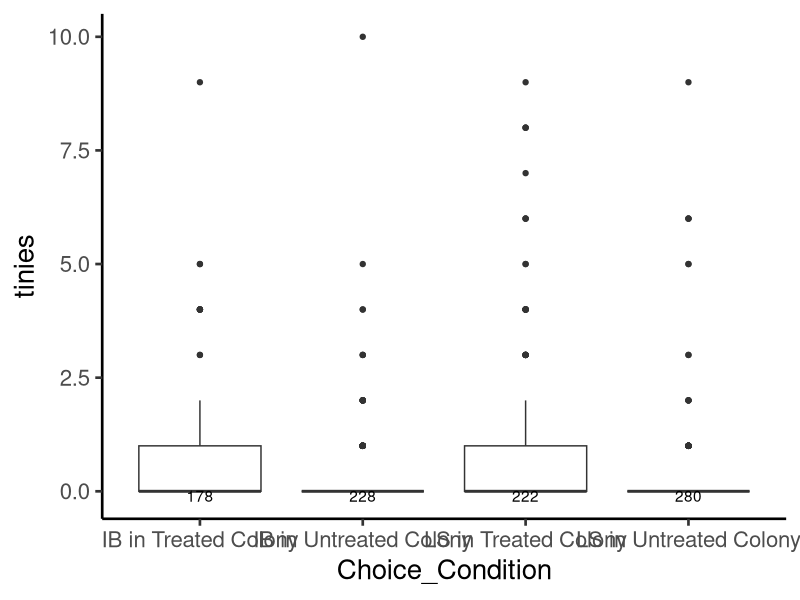
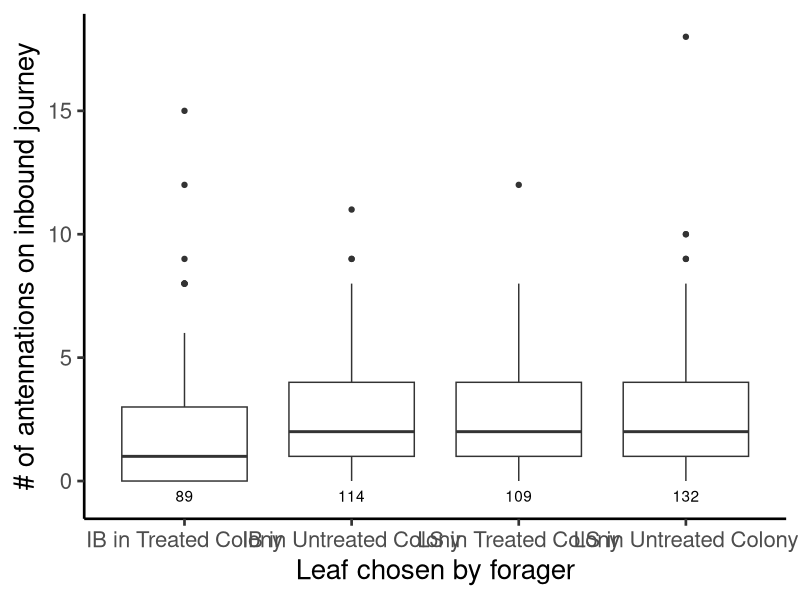
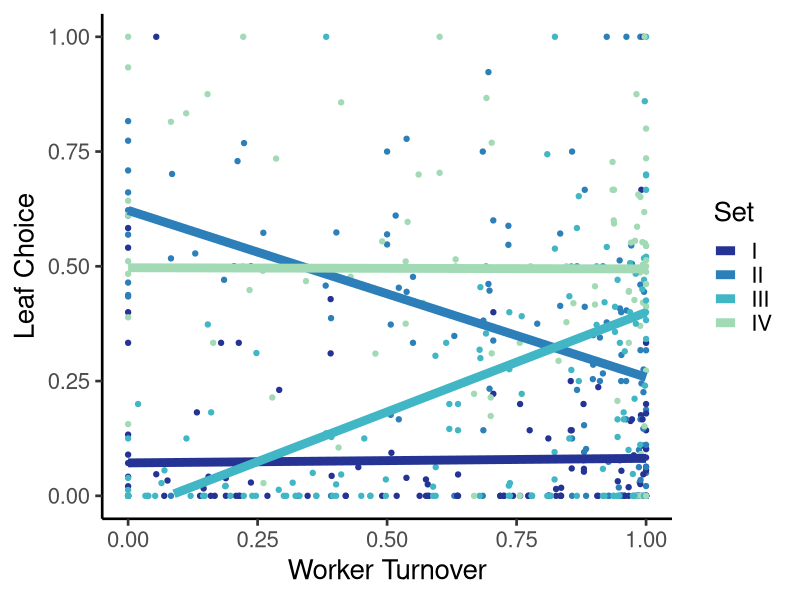
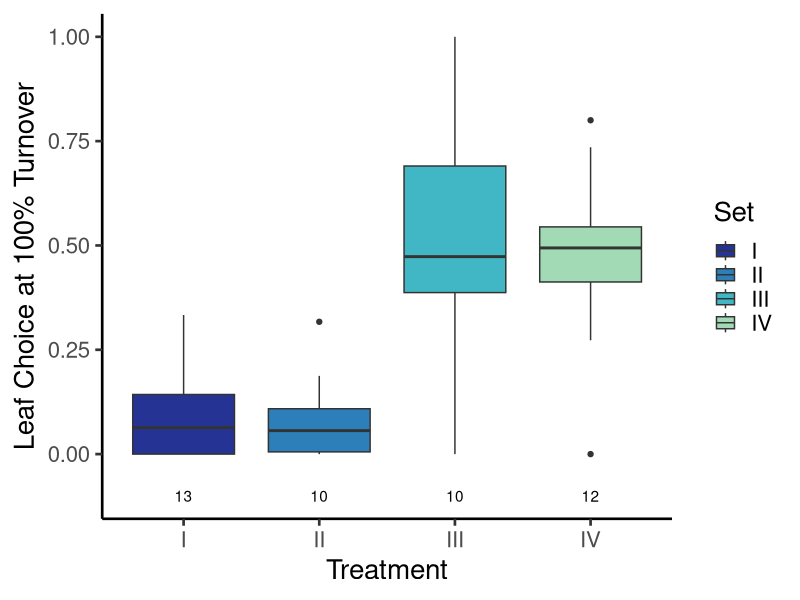
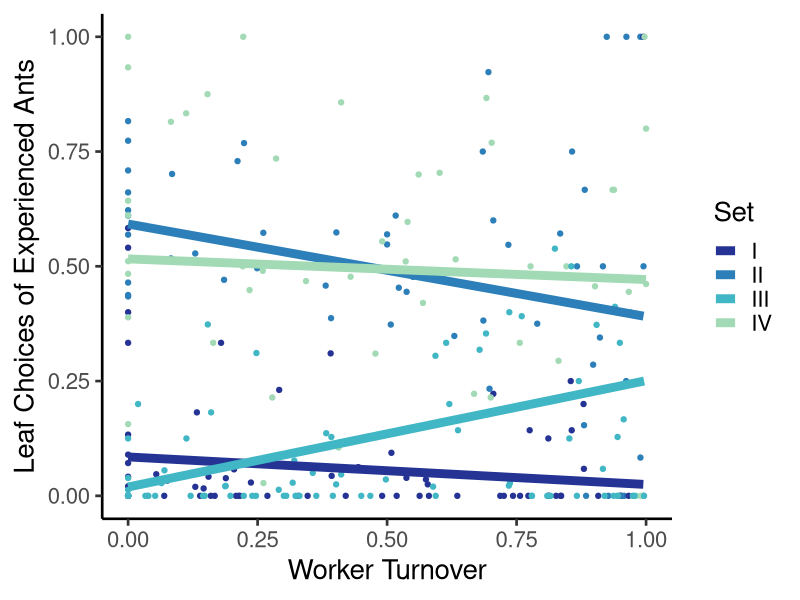
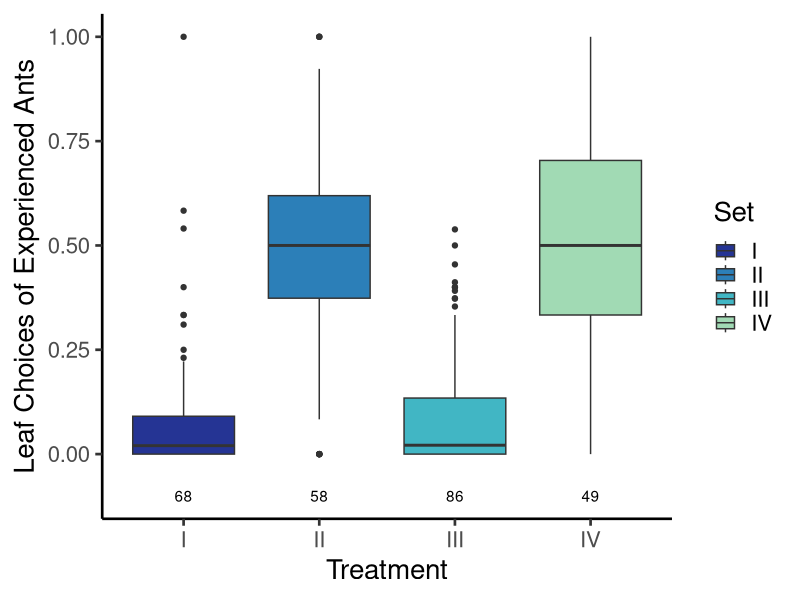
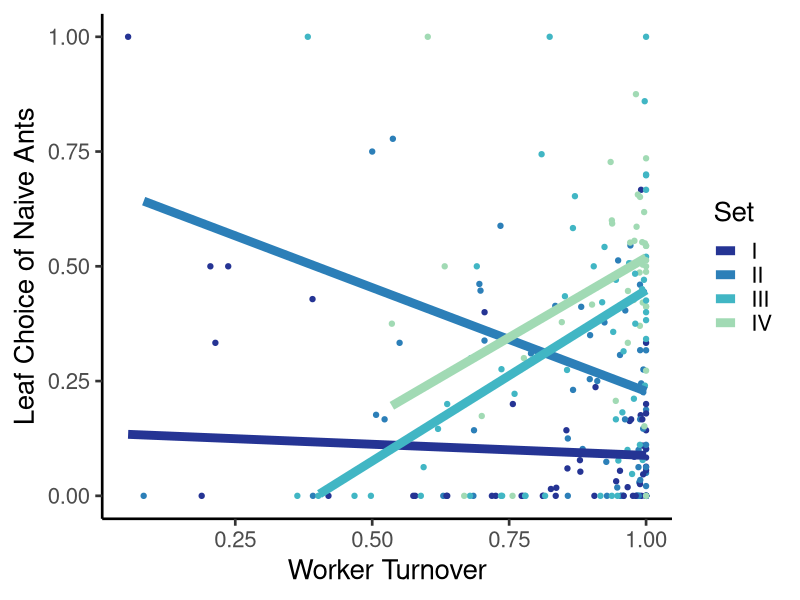
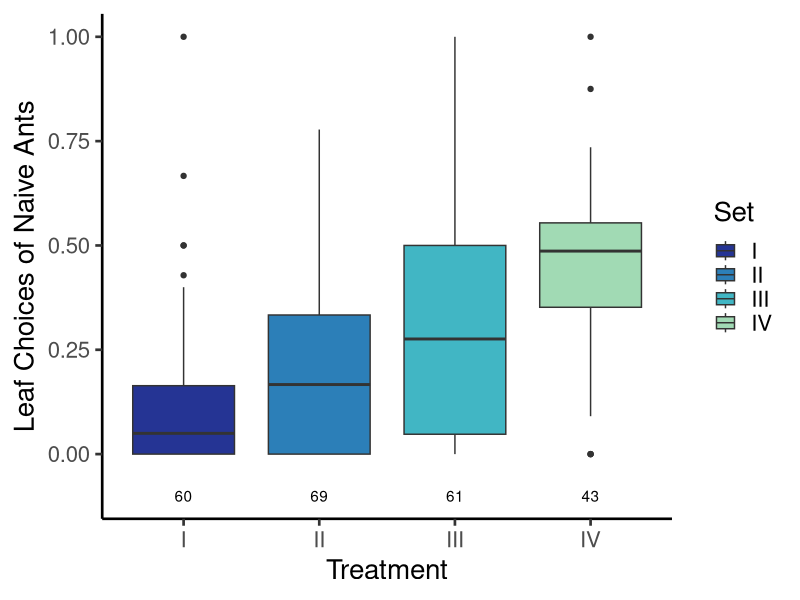

Generate these figures, in order, with R: (Note: this script raises an error after producing the figures.)
setwd("C:/Users/hanna/Documents/Dissertation/Collective Memory paper for BEAS/Data analysis")
allTreatments_glmm <- read.csv(file = "colmemory18June.csv", header = TRUE, sep = ',')
head(allTreatments_glmm)

library(ggplot2)
library(tidyr)
library(dplyr)
library(lme4)
library(emmeans)

#Remove Set V (both leaf types removed with forceps) for main analysis
allTreatments_glmm%>%
  filter(Set!= "V")-> no_double_glmm

# Create 2 datasets for time points when naive ants are 80-99% and 100% of their colonies, respectively
turnover80_99<-filter(no_double_glmm, Prop.new>0.799 & Prop.new<1.0)
turnover100<-filter(no_double_glmm, Prop.new == 1.0)

# Do cycloheximide treated colonies still take fewer leaves of the previously treated type when all experienced ants are dead?
mod100<- glmer.nb(PT_taken~
                    Treatment+
                    Leaf_removal+
                    offset(ln_LeavesTaken)+
                    (1|Week)+
                    (1|Colony)+
                    (1|Experimental_leaf)+
                    (1|Queen), data = turnover100)
summary(mod100)
## No effect of cycloheximide, but there is an effect of leaf removal pattern

# Do cycloheximide treated colonies still take fewer leaves of the previously treated type when colonies are 80-99% naive ants?
mod80_99.new<- glmer.nb(PT_taken~
                      Treatment+
                      Leaf_removal+
                      offset(ln_LeavesTaken)+
                      (1|Week)+
                      (1|Colony)+
                        (1|Experimental_leaf)+
                      (1|Queen), data = filter(turnover80_99, Agegroup=="new"))
summary(mod80_99.new)


turnover80_99n<-filter(turnover80_99, Agegroup=="new")
summary(turnover80_99n$PT_taken)
emmeans(mod80_99.new, "Treatment", type="response")
emmeans(mod80_99.new, "Leaf_removal", type="response")
# Yes, memory retained when colonies are 80-99% naive ants

mod80_99.old<- glmer.nb(PT_taken~
                          Treatment+
                          Leaf_removal+
                          offset(ln_LeavesTaken)+
                          (1|Week)+
                          (1|Colony)+
                          (1|Experimental_leaf)+
                          (1|Queen), data = filter(turnover80_99, Agegroup=="old"))
summary(mod80_99.old)

turnover80_99o<-filter(turnover80_99, Agegroup=="old")
summary(turnover80_99o$PT_taken)
emmeans(mod80_99.old, "Treatment", type="response")
emmeans(mod80_99.old, "Leaf_removal", type="response")

##Overall, are do colonies remember cycloheximide treatment (Treatment)? Do they relearn that prev treated leaf type is beneficial when they can incorporate it (Leaf_removal)?
mod.all <- glmer.nb(PT_taken~
                      Treatment+
                      Leaf_removal+
                      offset(ln_LeavesTaken)+
                      (1|Week)+
                      (1|Colony)+
                      (1|Experimental_leaf)+
                      (1|Queen), data = no_double_glmm)
summary(mod.all)
emmeans(mod.all, "Treatment", type="response")
emmeans(mod.all, "Leaf_removal", type="response")

##Overall, are do naive ants conform to preferences of experienced nestmates (Treatment)? Do they relearn that prev treated leaf type is beneficial when they can incorporate it (Leaf_removal)?
mod.new <- glmer.nb(PT_taken~
                      Treatment+
                      Leaf_removal+
                      offset(ln_LeavesTaken)+
                      (1|Week)+
                      (1| Colony)+
                      (1|Experimental_leaf)+
                      (1|Queen), data = filter(no_double_glmm, Agegroup=="new"))
summary(mod.new)
emmeans(mod.new, "Treatment", by="Leaf_removal", type="response")

##Overall, are do experienced ants remember cycloheximide treatment (Treatment)? Do they relearn that prev treated leaf type is beneficial when they can incorporate it (Leaf_removal)?
mod.old <- glmer.nb(PT_taken~
                      Treatment+
                      Leaf_removal+
                      offset(ln_LeavesTaken)+ 
                      (1|Week)+
                      (1| Colony)+
                      (1|Experimental_leaf)+
                      (1|Queen), data = filter(no_double_glmm, Agegroup=="old"))
summary(mod.old)
emmeans(mod.old, "Treatment", by="Leaf_removal", type="response")



####### Calculate the effect of past leaf incorporation on leaf choice
mergeEorN1 <- read.csv(file = "mergeEorN1.csv", header = TRUE, sep = ',')
leaves_incorp <- read.csv(file = "pastleafincorp.csv", header = TRUE, sep = ',')

## Calculate the number of leaves of each type incorporated into the garden based on the number of each leaf type taken - the number of each type removed from the colony after 2-6 hours had passed
leaves_incorp%>%
  mutate(LS_taken=Leaves_taken-IB_taken)%>%
  mutate(LS_incorp=LS_taken-LS.removed, IB_incorp=IB_taken-IB.removed)%>%
  mutate(total_incorp=LS_incorp+IB_incorp)%>%
  mutate(PropIB_incorp_lastweek=IB_incorp/total_incorp)%>%
  group_by(Colony)%>%
  arrange(Colony,Week)%>%
  mutate(LS_incorp_ever=cumsum(LS_incorp), IB_incorp_ever=cumsum(IB_incorp), total_incorp_ever=cumsum(total_incorp))->leaves_incorp1

###NEXT: select only the necessary columns, make the time shift variable, make proportion previously treated incorporated ever
# remerge the cumsum columns onto a df that has data separated by age group
leaves_incorp1%>%
  select(Colony, Week, LS_incorp_ever, IB_incorp_ever, total_incorp_ever, Treatment, PropIB_incorp_lastweek)%>%
  mutate(Prop_PT_incorp_ever=case_when(Treatment=="CHX IB"|Treatment=="Sham IB"~ IB_incorp_ever/total_incorp_ever,
                                       Treatment=="CHX LS"| Treatment=="Sham LS" ~ LS_incorp_ever/total_incorp_ever),
         PT_incorp_ever = Prop_PT_incorp_ever*total_incorp_ever,
         PropPT_incrop_lastweek= case_when(Treatment=="CHX IB"|Treatment=="Sham IB"~ PropIB_incorp_lastweek,
                                           Treatment=="CHX LS"| Treatment=="Sham LS" ~ 1-PropIB_incorp_lastweek))->leaves_incorp2


#Then make a time plus 1 column to shift the cumulative column so that I can compare the leaves taken at time x with leaves incorporated before time x
leaves_incorp2%>%
  mutate(tplus1=case_when(Week==0~1,
                          Week >0 ~ Week+2))%>%
  rename(Week_actual = Week)%>%
  rename(Week=tplus1)->leaves_incorp3

cumsum<-merge(mergeEorN1, leaves_incorp3, by=c("Colony", "Week", "Treatment"))

cumsum%>%
  mutate(EorN=case_when(Age=="new"~"Naive",
                        Age=="old"~"Experienced"))->cumsum
###Do we still see an effect of treatment after accounting for the effect of leaves incorporated
cumsum %>%
  mutate(ln_LeavesTaken = log(Leaves_taken.a),
         PT_taken = PT_prop.a*Leaves_taken.a)-> cumsum_glmm



#Test for effect of past leaf incorporation (PT_incorp_ever) and cycloheximide treatment (Treatment_b) on leaf choices of old, experienced ants
# These results are in table 3
cumsum_glmm%>%na.omit()->cumsum_glmm
mod.oldincorp <- glmer.nb(PT_taken~
                      Treatment_b+
                      PT_incorp_ever+
                      offset(ln_LeavesTaken)+
                      (1|Week)+
                      (1| Colony), data = filter(cumsum_glmm, Age=="old"))
summary(mod.oldincorp)

#Calculate effect sizes as estimated marginal means
emmeans(mod.oldincorp, "Treatment_b", type="response")
emmeans(mod.oldincorp, "PT_incorp_ever", type="response", cov.reduce = range)

#Test for effect of past leaf incorporation (PT_incorp_ever) and cycloheximide treatment (Treatment_b) on leaf choices of new, naive ants
mod.newincorp <- glmer.nb(PT_taken~
                      Treatment_b+
                      PT_incorp_ever+
                      offset(ln_LeavesTaken)+
                      (1|Week)+
                      (1| Colony), data = filter(cumsum_glmm, Age=="new"))
summary(mod.newincorp)

#Calculate effect sizes as estimated marginal means
emmeans(mod.newincorp, "Treatment_b", type="response")
emmeans(mod.newincorp, "PT_incorp_ever", type="response", cov.reduce = range)



#####################################################################################
# Test the effects of outbound contacts, presence of tiny ants, and previous IB attempts on  leaf choice
# Results for Table 4

data.full <- read.csv(file = "videoscoringdata.csv", header = TRUE, sep = ',')

#Logistic regression
mod.control <- glmer(Choice_bin~
                       TouchIBtiny+
                       Outbound_propIB+
                       prev_IB_attempts+
                       (1|Week)+
                       (1|Colony), data = filter(data.full, Treatment=="Control"), family=binomial)
summary(mod.control)



mod.chx<-  glmer(Choice_bin~
                   TouchIBtiny+
                   Outbound_propIB+
                   prev_IB_attempts+
                   (1|Week)+
                   (1|Colony), data =filter(data.full, Treatment=="CHX"), family=binomial)
summary(mod.chx)



#Make column called 'leaf type' 
data.full%>%
  gather(key="leaf_type", value = "tinies", TouchIBtiny, TouchLStiny)->data.full1

#Are there more tinies on IB in CHX treated colonies compared to IB in Control colonies?
wilcox.test(tinies~Treatment, data=filter(data.full1, leaf_type=="TouchIBtiny"))

#Are there more tinies on IB compared to LS in CHX treated colonies?
wilcox.test(tinies~leaf_type, data=filter(data.full1, Treatment=="CHX"))



data.full1%>%
  mutate(Choice_Condition=case_when(Treatment=="CHX"&Choice_bin==0~"LS in Treated Colony",
                                    Treatment=="CHX"&Choice_bin==1~"IB in Treated Colony",
                                    Treatment=="Control"&Choice_bin==0~"LS in Untreated Colony",
                                    Treatment=="Control"&Choice_bin==1~"IB in Untreated Colony",))-> data.full1


StatN <- ggproto("StatN", Stat,
                 required_aes = c("x", "y"), 
                 compute_group = function(data, scales) {
                   y <- data$y
                   y <- y[!is.na(y)]
                   n <- length(y)
                   data.frame(x = data$x[1], y = -0.1, label = n)
                 }
)
stat_n <- function(mapping = NULL, data = NULL, geom = "text", 
                   position = "identity", inherit.aes = TRUE, show.legend = NA, 
                   na.rm = FALSE, ...) {
  ggplot2::layer(stat = StatN, mapping = mapping, data = data, geom = geom, 
                 position = position, inherit.aes = inherit.aes, show.legend = show.legend, 
                 params = list(na.rm = na.rm, ...))
}

ggplot(data.full1, aes(x=Choice_Condition, y= tinies))+
  geom_boxplot()+
  theme_bw(base_size=20)+
  theme(panel.border = element_blank(), panel.grid.major = element_blank(),
        panel.grid.minor = element_blank(), axis.line = element_line(colour = "black"))+
  stat_n()


####################### Do ants carrying IB in treated colonies recieve more inbound contacts?


contacts <- read.csv(file = "contacts.csv", header = TRUE, sep = ',')


ggplot(contacts, aes(x=Choice_Condition, y=inbound.antennation))+
  geom_boxplot()+
  theme_bw(base_size=20)+
  theme(panel.border = element_blank(), panel.grid.major = element_blank(),
        panel.grid.minor = element_blank(), axis.line = element_line(colour = "black"))+
  ylab("# of antennations on inbound journey")+
  xlab("Leaf chosen by forager")+
  stat_n(position=position_nudge(y=-0.5))


############ Do ants carrying IB in cycloheximide treated colonies receive a different amount of antennations than ants carrying LS in treated colonies?
wilcox.test(inbound.antennation~Choice, data=filter(contacts, Treatment=="CHX"))

######### Do ants carrying IB in CHX colonies receive a different amount of antennations than ants carrying IB in control colonies?
wilcox.test(inbound.antennation~Treatment, data=filter(contacts, Choice=="IB"))







##### Generate figures

#Define color palette
#This color palette is for the paper figures, can be printed in greyscale
GreycompPalette<-c("#253494", "#2c7fb8", "#41b6c4", "#a1dab4", "grey50")


# Fig 3a
ggplot(no_double_glmm, aes(x=Prop.new, y=Prop_PT, color=Set))+
  geom_point()+
  scale_color_manual(values=GreycompPalette)+
  geom_smooth(method='lm',formula=y~x, se =FALSE,aes(weight=Leaves_taken), size=3)+
  theme_bw(base_size=20)+
  theme(panel.border = element_blank(), panel.grid.major = element_blank(),
        panel.grid.minor = element_blank(), axis.line = element_line(colour = "black"))+
  ylab("Leaf Choice")+
  xlab("Worker Turnover")+
  ylim(0,1.0)

### Fig 3b effect of cycloheximide treatment when colonies are 100% naive ants
ggplot(turnover100, aes(x=Set, y=Prop_PT, fill=Set))+
  geom_boxplot()+
  scale_fill_manual(values=GreycompPalette)+
  theme_bw(base_size=20)+
  theme(panel.border = element_blank(), panel.grid.major = element_blank(),
        panel.grid.minor = element_blank(), axis.line = element_line(colour = "black"))+
  ylab("Leaf Choice at 100% Turnover")+
  xlab("Treatment")+
  stat_n()

# Fig 4a
ggplot(filter(no_double_glmm, Agegroup=="old"), aes(x=Prop.new, y=Prop_PT, color=Set))+
  geom_point()+
  scale_color_manual(values=GreycompPalette)+
  geom_smooth(method='lm',formula=y~x, se =FALSE,aes(weight=Leaves_taken), size=3)+
  theme_bw(base_size=20)+
  theme(panel.border = element_blank(), panel.grid.major = element_blank(),
        panel.grid.minor = element_blank(), axis.line = element_line(colour = "black"))+
  ylab("Leaf Choices of Experienced Ants")+
  xlab("Worker Turnover")+
  ylim(0,1.0)

# Fig 4b boxplots, mean leaf choice for experienced ants in treatments I-IV
ggplot(filter(no_double_glmm, Agegroup=="old"), aes(x=Set, y=Prop_PT, fill=Set))+
  scale_fill_manual(values=GreycompPalette)+
  geom_boxplot()+
  theme_bw(base_size=20)+
  theme(panel.border = element_blank(), panel.grid.major = element_blank(),
        panel.grid.minor = element_blank(), axis.line = element_line(colour = "black"))+
  ylab("Leaf Choices of Experienced Ants")+
  xlab("Treatment")+
  stat_n()+
  ylim(-0.1,1.0)

# Fig 5a
ggplot(filter(no_double_glmm, Agegroup=="new"), aes(x=Prop.new, y=Prop_PT, color=Set))+
  geom_point()+
  scale_color_manual(values=GreycompPalette)+
  geom_smooth(method='lm',formula=y~x, se =FALSE,aes(weight=Leaves_taken), size=3)+
  theme_bw(base_size=20)+
  theme(panel.border = element_blank(), panel.grid.major = element_blank(),
        panel.grid.minor = element_blank(), axis.line = element_line(colour = "black"))+
  ylab("Leaf Choice of Naive Ants")+
  xlab("Worker Turnover")+
  ylim(0,1.0)

# Fig 5b boxplots, mean leaf choice for naive ants in treatments I-IV
ggplot(filter(no_double_glmm, Agegroup=="new"), aes(x=Set, y=Prop_PT, fill=Set))+
  scale_fill_manual(values=GreycompPalette)+
  geom_boxplot()+
  theme_bw(base_size=20)+
  theme(panel.border = element_blank(), panel.grid.major = element_blank(),
        panel.grid.minor = element_blank(), axis.line = element_line(colour = "black"))+
  ylab("Leaf Choices of Naive Ants")+
  xlab("Treatment")+
  stat_n()+
  ylim(-0.1,1.0)

# Fig for ppt 80-99% Naive only
ggplot(filter(turnover80_99, Agegroup=="new"), aes(x=Set, y=Prop_PT, fill=Set))+
  scale_fill_manual(values=GreycompPalette)+
  geom_boxplot()+
  theme_bw(base_size=20)+
  theme(panel.border = element_blank(), panel.grid.major = element_blank(),
        panel.grid.minor = element_blank(), axis.line = element_line(colour = "black"))+
  ylab("Leaf Choices of Naive Ants")+
  xlab("Treatment")+
  stat_n()+
  ylim(-0.1,1.0)

# Fig for ppt 80-99% Naive, Exp only
ggplot(filter(turnover80_99, Agegroup=="old"), aes(x=Set, y=Prop_PT, fill=Set))+
  scale_fill_manual(values=GreycompPalette)+
  geom_boxplot()+
  theme_bw(base_size=20)+
  theme(panel.border = element_blank(), panel.grid.major = element_blank(),
        panel.grid.minor = element_blank(), axis.line = element_line(colour = "black"))+
  ylab("Leaf Choices of Experienced Ants")+
  xlab("Treatment")+
  stat_n()+
  ylim(-0.1,1.0)

# Figs for ppt building treatments, exp and naive
ggplot(filter(no_double_glmm, Set=="I"), aes(x=Prop.new, y=Prop_PT, color=Set))+
  geom_point()+
  scale_color_manual(values=GreycompPalette)+
  geom_smooth(method='lm',formula=y~x, se =FALSE,aes(weight=Leaves_taken), size=3)+
  theme_bw(base_size=20)+
  theme(panel.border = element_blank(), panel.grid.major = element_blank(),
        panel.grid.minor = element_blank(), axis.line = element_line(colour = "black"))+
  ylab("Leaf Choice")+
  xlab("Worker Turnover")+
  ylim(0,1.0)

# Figs for ppt building treatments, exp and naive
ggplot(filter(no_double_glmm, Leaf_removal=="IB removal"), aes(x=Prop.new, y=Prop_PT, color=Set))+
  geom_point()+
  scale_color_manual(values=GreycompPalette)+
  geom_smooth(method='lm',formula=y~x, se =FALSE,aes(weight=Leaves_taken), size=3)+
  theme_bw(base_size=20)+
  theme(panel.border = element_blank(), panel.grid.major = element_blank(),
        panel.grid.minor = element_blank(), axis.line = element_line(colour = "black"))+
  ylab("Leaf Choice")+
  xlab("Worker Turnover")+
  ylim(0,1.0)
GreycompPalette<-c("#253494", "#2c7fb8", "#41b6c4", "#a1dab4", "grey50")

# Figs for ppt building treatments, exp and naive
ggplot(filter(no_double_glmm, Set=="III"), aes(x=Prop.new, y=Prop_PT, color=Set))+
  geom_point()+
  scale_color_manual(values="#41b6c4")+
  geom_smooth(method='lm',formula=y~x, se =FALSE,aes(weight=Leaves_taken), size=3)+
  theme_bw(base_size=20)+
  theme(panel.border = element_blank(), panel.grid.major = element_blank(),
        panel.grid.minor = element_blank(), axis.line = element_line(colour = "black"))+
  ylab("Leaf Choice")+
  xlab("Worker Turnover")+
  ylim(0,1.0)

# Figs for ppt building treatments, exp and naive
ggplot(filter(no_double_glmm, Leaf_removal=="no removal"), aes(x=Prop.new, y=Prop_PT, color=Set))+
  geom_point()+
  scale_color_manual(values=c("#41b6c4","#a1dab4"))+
  geom_smooth(method='lm',formula=y~x, se =FALSE,aes(weight=Leaves_taken), size=3)+
  theme_bw(base_size=20)+
  theme(panel.border = element_blank(), panel.grid.major = element_blank(),
        panel.grid.minor = element_blank(), axis.line = element_line(colour = "black"))+
  ylab("Leaf Choice")+
  xlab("Worker Turnover")+
  ylim(0,1.0)

# Figs for ppt building treatments, exp and naive
ggplot(filter(cumsum_glmm, Age=="old"), aes(x=Prop_PT_incorp_ever, y=PT_prop.a, color=Treatment_b))+
  geom_point(size=3)+
  scale_color_manual(values=c("#41b6c4","#a1dab4"))+
  theme_bw(base_size=20)+
  theme(panel.border = element_blank(), panel.grid.major = element_blank(),
        panel.grid.minor = element_blank(), axis.line = element_line(colour = "black"))+
  ylab("Leaf choices of experienced ants")+
  xlab("Past leaf incorporation")+
  ylim(0,1.0)


#Supplemental fig 1a
ggplot(filter(allTreatments_glmm, Agegroup=="old"), aes(x=Prop.new, y=Prop_PT, color=Set))+
  geom_point()+
  geom_smooth(method='lm',formula=y~x, se =FALSE,aes(weight=Leaves_taken), size=3)+
  theme_bw(base_size=20)+
  theme(panel.border = element_blank(), panel.grid.major = element_blank(),
        panel.grid.minor = element_blank(), axis.line = element_line(colour = "black"))+
  ylab("Leaf Choices of Experienced Ants")+
  scale_color_manual(values=GreycompPalette, name="Treatment", labels = c("I, Treated, one leaf type removed", "II, Treated, no leaves removed","III, Untreated, one leaf type removed", "IV, Untreated, no leaves removed", "V, Untreated, both leaves removed"))+
  xlab("Worker Turnover")+
  ylim(0,1.0)





### For supplementary materials
##Glmms with all treatments, including the double leaf removal treatment
mod.new5 <- glmer.nb(PT_taken~
                      Treatment+
                      Leaf_removal+
                      offset(ln_LeavesTaken)+
                      (1|Week)+
                      (1| Colony)+
                       (1|Year)+
                      (1| Queen), data = filter(allTreatments_glmm, Agegroup=="new"))
summary(mod.new5)

mod.old5 <- glmer.nb(PT_taken~
                      Treatment+
                      Leaf_removal+
                      offset(ln_LeavesTaken)+ 
                      (1|Week)+
                      (1| Colony)+
                       (1|Year)+
                       (1| Queen), data = filter(allTreatments_glmm, Agegroup=="old"))
summary(mod.old5)

# Supplemental fig 1b
ggplot(filter(allTreatments, Agegroup=="old"), aes(x=Set, y=Prop_PT, fill=Set))+
  scale_fill_manual(values=GreycompPalette)+
  geom_boxplot()+
  theme_bw(base_size=20)+
  theme(panel.border = element_blank(), panel.grid.major = element_blank(),
        panel.grid.minor = element_blank(), axis.line = element_line(colour = "black"))+
  ylab("Leaf Choices of Experienced Ants")+
  xlab("Treatment")+
  stat_n()+
  ylim(-0.1,1.0)

#Supplemental fig 2a
ggplot(filter(allTreatments, Agegroup=="new"), aes(x=Prop.new, y=Prop_PT, color=Set))+
  geom_point()+
  scale_color_manual(values=GreycompPalette)+
  geom_smooth(method='lm',formula=y~x, se =FALSE,aes(weight=Leaves_taken), size=3)+
  theme_bw(base_size=20)+
  theme(panel.border = element_blank(), panel.grid.major = element_blank(),
        panel.grid.minor = element_blank(), axis.line = element_line(colour = "black"))+
  ylab("Leaf Choices of Naive Ants")+
  xlab("Worker Turnover")+
  ylim(0,1.0)

# Supplemental fig2b
ggplot(filter(allTreatments, Agegroup=="new"), aes(x=Set, y=Prop_PT, fill=Set))+
  geom_boxplot()+
  theme_bw(base_size=20)+
  theme(panel.border = element_blank(), panel.grid.major = element_blank(),
        panel.grid.minor = element_blank(), axis.line = element_line(colour = "black"))+
  ylab("Leaf Choices of Naive Ants")+
  xlab("Treatment")+
  stat_n()+
  scale_fill_manual(values=GreycompPalette)+
  #scale_fill_manual(name="Treatment", labels = c("I, Treated, one leaf type removed", "II, Treated, no leaves removed","III, Untreated, one leaf type removed", "IV, Untreated, no leaves removed", "V, Untreated, both leaves removed"))+
  ylim(-0.1,1)
